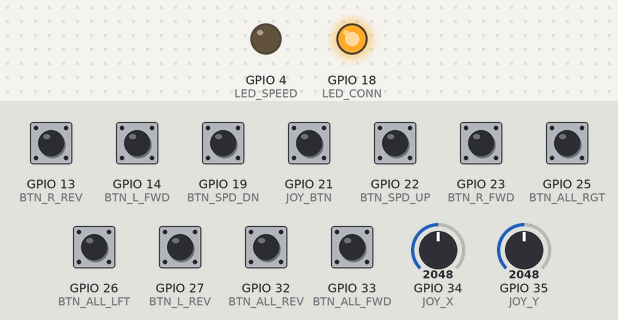
The sketch below on a simulated ESP32. On the bench: output pins drawn as LEDs (lit = HIGH). The test bench sets the inputs (shaded band); at power-on: GPIO 13 (BTN_R_REV), GPIO 14 (BTN_L_FWD), GPIO 19 (BTN_SPD_DN), GPIO 21 (JOY_BTN), GPIO 22 (BTN_SPD_UP), GPIO 23 (BTN_R_FWD), GPIO 25 (BTN_ALL_RGT), GPIO 26 (BTN_ALL_LFT), GPIO 27 (BTN_L_REV), GPIO 32 (BTN_ALL_REV), GPIO 33 (BTN_ALL_FWD) HIGH, GPIO 34 (JOY_X) = 2048, GPIO 35 (JOY_Y) = 2048.

Above: at 1.2 s.
1.3 s: GPIO 19 (BTN_SPD_DN) pulled LOW for 0.15 s
Timing chart, 0 to 4.3 s (numbered marks = the images above; inputs shaded):
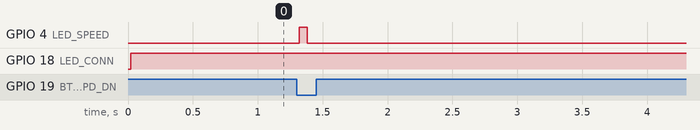

The sketch:

mark1-remote.ino
```cpp
// this is the code for remote for my tracked robot... well this remote is still the first version...and is not advanced...the next version will be way more complicated...but still keeping it' for backup..as i'm not disassembling the previous remote circuit...just in case the new one wont work


#include <esp_now.h>
#include <WiFi.h>

// --- REPLACE WI' ARCEE'S MAC ADDRESS! ---
uint8_t broadcastAddress[] = {0xFF, 0xFF, 0xFF, 0xFF, 0xFF, 0xFF};

// ==========================================
// --- T' MAGIC FLIP SWITCHES ---
// If summat moves backwards when it should go forward,
// joost change 'false' to 'true' here! No solderin' needed.
const bool FLIP_LEFT_MOTOR = false;
const bool FLIP_RIGHT_MOTOR = false;
const bool FLIP_JOY_X = false;
const bool FLIP_JOY_Y = false;
// ==========================================

// --- T' Pins (Yer exact updated layout) ---
const int JOY_X = 34;
const int JOY_Y = 35;
const int JOY_BTN = 21;

const int BTN_L_FWD = 14;
const int BTN_L_REV = 27;
const int BTN_R_FWD = 23;
const int BTN_R_REV = 13;

const int BTN_SPD_UP = 22;
const int BTN_SPD_DN = 19;

const int BTN_ALL_FWD = 33;
const int BTN_ALL_REV = 32;
const int BTN_ALL_LFT = 26;
const int BTN_ALL_RGT = 25;

const int LED_SPEED = 4;
const int LED_CONN = 18; // T' Blue LED

// --- T' State Variables ---
int speedLevel = 1;
bool freeMode = false;
bool lastJoyBtn = HIGH;
bool lastSpdUp = HIGH;
bool lastSpdDn = HIGH;
bool isConnected = false;
unsigned long lastBlinkTime = 0;
bool connLedState = LOW;

// --- T' Data Packet ---
typedef struct struct_message {
  int leftMotor;
  int rightMotor;
} struct_message;

struct_message command;
esp_now_peer_info_t peerInfo;

// --- Callbacks ---
void OnDataSent(const uint8_t *mac_addr, esp_now_send_status_t status) {
  isConnected = (status == ESP_NOW_SEND_SUCCESS);
}

void flashSpeedLED(int times) {
  for(int i = 0; i < times; i++) {
    digitalWrite(LED_SPEED, HIGH); delay(60);
    digitalWrite(LED_SPEED, LOW); delay(60);
  }
}

void setup() {
  Serial.begin(115200);

  pinMode(JOY_BTN, INPUT_PULLUP);
  pinMode(BTN_L_FWD, INPUT_PULLUP); pinMode(BTN_L_REV, INPUT_PULLUP);
  pinMode(BTN_R_FWD, INPUT_PULLUP); pinMode(BTN_R_REV, INPUT_PULLUP);
  pinMode(BTN_SPD_UP, INPUT_PULLUP); pinMode(BTN_SPD_DN, INPUT_PULLUP);
  pinMode(BTN_ALL_FWD, INPUT_PULLUP); pinMode(BTN_ALL_REV, INPUT_PULLUP);
  pinMode(BTN_ALL_LFT, INPUT_PULLUP); pinMode(BTN_ALL_RGT, INPUT_PULLUP);

  pinMode(LED_SPEED, OUTPUT);
  pinMode(LED_CONN, OUTPUT);

  WiFi.mode(WIFI_STA);
  if (esp_now_init() != ESP_OK) return;

  esp_now_register_send_cb((esp_now_send_cb_t)OnDataSent);

  memcpy(peerInfo.peer_addr, broadcastAddress, 6);
  peerInfo.channel = 0;
  peerInfo.encrypt = false;
  esp_now_add_peer(&peerInfo);
}

void loop() {
  // 1. T' Remote Connection LED
  if (!isConnected) {
    if (millis() - lastBlinkTime > 300) {
      connLedState = !connLedState;
      digitalWrite(LED_CONN, connLedState);
      lastBlinkTime = millis();
    }
  } else {
    digitalWrite(LED_CONN, HIGH);
  }

  // 2. Free Mode Toggle
  bool currentJoyBtn = digitalRead(JOY_BTN);
  if (lastJoyBtn == HIGH && currentJoyBtn == LOW) {
    freeMode = !freeMode;
    if(freeMode) { digitalWrite(LED_SPEED, HIGH); delay(500); digitalWrite(LED_SPEED, LOW); }
    else { flashSpeedLED(speedLevel); }
  }
  lastJoyBtn = currentJoyBtn;

  // 3. Speed Buttons
  bool currentSpdUp = digitalRead(BTN_SPD_UP);
  if (lastSpdUp == HIGH && currentSpdUp == LOW && !freeMode) {
    if (speedLevel < 5) speedLevel++;
    flashSpeedLED(speedLevel);
  }
  lastSpdUp = currentSpdUp;

  bool currentSpdDn = digitalRead(BTN_SPD_DN);
  if (lastSpdDn == HIGH && currentSpdDn == LOW && !freeMode) {
    if (speedLevel > 1) speedLevel--;
    flashSpeedLED(speedLevel);
  }
  lastSpdDn = currentSpdDn;

  int maxPower = freeMode ? 255 : (speedLevel * 51);

  int reqLeft = 0;
  int reqRight = 0;

  // 4. Read all Buttons
  bool allFwd = (digitalRead(BTN_ALL_FWD) == LOW);
  bool allRev = (digitalRead(BTN_ALL_REV) == LOW);
  bool allLft = (digitalRead(BTN_ALL_LFT) == LOW);
  bool allRgt = (digitalRead(BTN_ALL_RGT) == LOW);

  bool lFwd = (digitalRead(BTN_L_FWD) == LOW);
  bool lRev = (digitalRead(BTN_L_REV) == LOW);
  bool rFwd = (digitalRead(BTN_R_FWD) == LOW);
  bool rRev = (digitalRead(BTN_R_REV) == LOW);

  // Is ANY button pressed?
  bool anyOverride = allFwd || allRev || allLft || allRgt || lFwd || lRev || rFwd || rRev;

  if (anyOverride) {
    // BUTTON MODE: Kills t' joystick completely so it can't interfere
    if (allFwd && allLft) { reqLeft = maxPower / 2; reqRight = maxPower; }
    else if (allFwd && allRgt) { reqLeft = maxPower; reqRight = maxPower / 2; }
    else if (allRev && allLft) { reqLeft = -maxPower / 2; reqRight = -maxPower; }
    else if (allRev && allRgt) { reqLeft = -maxPower; reqRight = -maxPower / 2; }
    else if (allFwd) { reqLeft = maxPower; reqRight = maxPower; }
    else if (allRev) { reqLeft = -maxPower; reqRight = -maxPower; }
    else if (allLft) { reqLeft = -maxPower; reqRight = maxPower; }
    else if (allRgt) { reqLeft = maxPower; reqRight = -maxPower; }
    else {
      // Individual tracks safely isolated
      if (lFwd && lRev) reqLeft = 0;
      else if (lFwd) reqLeft = maxPower;
      else if (lRev) reqLeft = -maxPower;

      if (rFwd && rRev) reqRight = 0;
      else if (rFwd) reqRight = maxPower;
      else if (rRev) reqRight = -maxPower;
    }
  } else {
    // JOYSTICK MODE: Only runs if NO buttons are pressed
    int rawX = analogRead(JOY_X);
    int rawY = analogRead(JOY_Y);
    int outX = 0, outY = 0;

    // Deadzone math that maps purely from center to edges
    if (rawX > 2022) outX = map(rawX, 2022, 4095, 0, maxPower);
    else if (rawX < 1722) outX = map(rawX, 1722, 0, 0, -maxPower);

    if (rawY > 1975) outY = map(rawY, 1975, 4095, 0, maxPower);
    else if (rawY < 1675) outY = map(rawY, 1675, 0, 0, -maxPower);

    // Apply Magic Joystick Flips
    if (FLIP_JOY_X) outX = -outX;
    if (FLIP_JOY_Y) outY = -outY;

    reqLeft = outY + outX;
    reqRight = outY - outX;
  }

  // 5. Apply Magic Motor Flips (Fixes backwards wiring instantly)
  if (FLIP_LEFT_MOTOR) reqLeft = -reqLeft;
  if (FLIP_RIGHT_MOTOR) reqRight = -reqRight;

  // 6. Lock it down and fire!
  command.leftMotor = constrain(reqLeft, -maxPower, maxPower);
  command.rightMotor = constrain(reqRight, -maxPower, maxPower);

  esp_now_send(broadcastAddress, (uint8_t *) &command, sizeof(command));
  delay(20);
}
```

Measured:
- after the input at 1.3 s, GPIO 4 (LED_SPEED): LOW → HIGH at once, → LOW 0.06 s later
